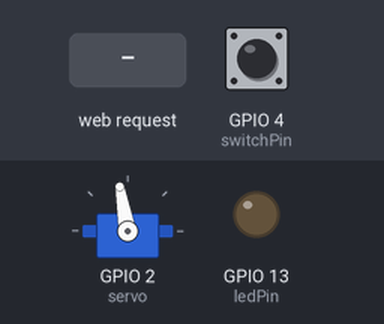
Bench run of a sketch on a simulated ESP8266 (NodeMCU). Parts: servo, output pins drawn as LEDs (lit = HIGH). The inputs (shaded band) are chosen by the test bench; at power-on: GPIO 4 (switchPin) LOW. WiFi joins after 1.5 s; servers stay silent unless stated; random numbers use the default seed unless the sketch sets one; EEPROM starts erased; what the sketch prints to the serial monitor is not drawn.

Above: at 3.7 s.
3.8 s: HTTP request GET /CloseCase received
At 5.3 s:
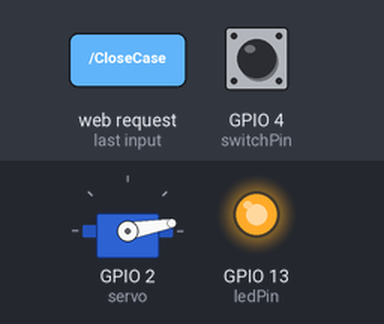
6.0 s: HTTP request GET /open received
7.5 s: HTTP request GET /newpin received
Timing chart, 0 to 10.5 s (numbered marks = the images above; inputs shaded):
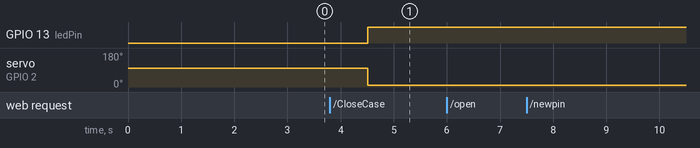

The sketch:

lock.ino
```cpp
#include <ESP8266WiFi.h>
#include <SPI.h>
#include <Wire.h>
#include <Servo.h>
#include <EEPROM.h>

Servo servo;
WiFiServer server(80);
const char* ssid = "wifi";
const char* password = "pass";
int ledPin = 13; // GPIO13
int CASEOPEN = 100;
int CASECLOSE = 10;
bool CASECLOSESTATE = true;
String Pin;
int timermin = 60;
bool timeractive = false;
int timer = 0;
String randnumber;
int switchPin = 4;
void setup() {
  delay(5); //Condensator need time to load
  Serial.begin(115200);
  pinMode(ledPin, OUTPUT);
  pinMode(switchPin, INPUT);

  server.begin();
  servo.attach(2);
  EEPROM.begin(512);
  for (int i = 0; i < 4; ++i)
  {
    Pin += char(EEPROM.read(i));
    Serial.print(char(EEPROM.read(i)));
  }
  if (EEPROM.read(5) == 1) {
    CASECLOSESTATE = true;
    digitalWrite(ledPin, HIGH);
    servo.write(CASECLOSE);
  } else {
    CASECLOSESTATE = false;
    digitalWrite(ledPin, LOW);
    servo.write(CASEOPEN);
  }
  String oldRandNumber = "";
  for (int i = 0; i < 5; ++i)
  {
    oldRandNumber += char(EEPROM.read(i + 6));
    Serial.print(char(EEPROM.read(i + 6)));
  }
  randnumber = oldRandNumber;
  Serial.println(Pin);
  Serial.println("\nPIN:" + Pin + "!");
  Serial.println("Randnumber: " + randnumber);
  WiFi.begin(ssid, password);
  while (WiFi.status() != WL_CONNECTED) {
    delay(500);
    Serial.print(".");
  }
  Serial.println("Wifi Started");
  Serial.print("Use this URL to connect: ");
  Serial.print("http://");
  Serial.print(WiFi.localIP());
  Serial.println("/");
  delay(1000);
}

void loop() {
  delay(1000);
  if (timeractive) {
    timerHandler();
  }
  if (WiFi.status() == 6)
  {
    Serial.println("RESET!!!!!!!!!!!!!!!!!!!!!!");
    ESP.reset();
  }
  WiFiClient client = server.available();
  if (!client) {
    return;
  }
  while (!client.available()) {
    delay(1);
  }
  String request = client.readStringUntil('\r');
  client.flush();

  String value = "";
  if (request.indexOf("/OpenCase") != -1)  {
    value = getOpenCase();
  } else if (request.indexOf("/CloseCase")  != -1) {
    if (CASECLOSESTATE) {
      value = getCloseCase();
      value = "Already locked!";
    } else {
      value = getCloseCase();
      writeRandomNumber();
    }
  } else if (request.indexOf("/ChangePin")  != -1) {
    value = getChangePin();
  } else if (request.indexOf("/open")  != -1) {
    if (CASECLOSESTATE) {
      value = openCase(request);
    } else {
      value = openCase(request);
      value = "Already Open!";
    }
  } else if (request.indexOf("/CloseTime") != -1) {
    value = closeTime(request);
  } else if (request.indexOf("/newpin")  != -1) {
    value = setPin(request);
  }
  SendAnswer(client, value);
}

void timerHandler() {
  if (timermin == 0 ) {
    timermin = 60;
    if ( timer > 0 ) {
      timer--;
    } else {
      timeractive = false;
      OpenCaseDo();
      CASECLOSESTATE = false;
    }
  } else {
    timermin--;
  }
}

void SendAnswer(WiFiClient client, String value) {
  client.println("HTTP/1.1 200 OK");
  client.println("Content-Type: text/html");
  client.println(""); //  do not forget this one
  client.println("<!DOCTYPE HTML>");
  client.println("<html>");
  client.println(getStatus());
  client.println(value);
  client.println("<br><br>");
  client.println(getStartPage());
  if (digitalRead(switchPin)) {
    client.println("<br>Deckel ist Offen!");
  } else {
    client.println("<br>Deckel ist geschlossen!");
  }
  client.println("<p>Zufallsnummer des letzten Zuschlusses: '" + randnumber + "'. Wird nur bei Verschluss gewechselt!");
  client.println("</html>");
}

String closeTime(String request) {
  return request;
}

String getStatus() {
  if (CASECLOSESTATE) {
    return ("<h2>Status: Geschlossen!</h2>");
  } else {
    return ("<h2>Status: Offen!</h2>");
  }
}

String setPin(String request) {
  String body = splitGetSecond("?", request);
  String newpin = splitGetSecond("=", splitGetFirst("&", body));
  String oldpin = splitGetSecond("=", splitGetSecond("&", splitGetFirst(" ", body)));
  if (oldpin == Pin ) {
    EEPROM.begin(512);
    for (int i = 0; i < newpin.length(); ++i)
    {
      EEPROM.write(i, newpin[i]);
    }
    EEPROM.commit();
    Pin = newpin;
    return "PIN Saved: " + Pin + "!";
  } else {
    return "Wrong PIN!";
  }
}

String getOpenCase() {
  return ("<form action='/open' method='get'>Pin eingeben:<br><input type='text' name='pin'><input type='submit' value='Submit'></form>");
}
String getCloseCase() {
  CloseCase();
  CASECLOSESTATE = true;
  EEPROM.begin(512);
  EEPROM.write(5, 1);
  EEPROM.commit();
  return "Case Closed";
}
String getChangePin() {
  return "<form action='/newpin' method='get'>Neuen Pin eingeben:<br><input type='text' name='newpin'><br>Alten Pin eingeben:<br><input type='text' name='oldpin'><input type='submit' value='Speichern'></form>";
}
String getStartPage() {
  return ("<p>Wilkommen!</p><a href='/OpenCase'><button>Oeffnen</button></a></br><a href='/CloseCase'><button>Schliessen</button><br><a href='/CloseTime'><button>Close for time</button></a>Unfinished!</br><a href='/ChangePin'><button>Pin aendern</button></a></br>");
}
String openCase(String request) {
  String PinToCheck = splitGetSecond("=", splitGetFirst(" ", splitGetSecond("?", request)));
  if (checkPin(PinToCheck)) {
    OpenCaseDo();
    CASECLOSESTATE = false;
    EEPROM.begin(512);
    EEPROM.write(5, 0);
    EEPROM.commit();
    return "OK!";
  } else {
    return "falscher PIN!";
  }
}

bool checkPin(String PinToCheck) {
  if (Pin == PinToCheck ) {
    return true;
  } else {
    return false;
  }
}

String splitGetFirst(String separator, String input) {
  String value1;
  Serial.println(input);
  for (int i = 0; i < input.length(); i++) {
    if (input.substring(i, i + 1) == separator) {
      value1 = input.substring(0, i);
      break;
    }
  }
  return value1;
}

String splitGetSecond(String separator, String input) {
  String value2;
  Serial.println(input);
  for (int i = 0; i < input.length(); i++) {
    if (input.substring(i, i + 1) == separator) {
      value2 = input.substring(i + 1);
      break;
    }
  }
  return value2;
}

void OpenCaseDo() {
  servo.attach(2);
  servo.write(CASEOPEN);
  servo.write(CASEOPEN);
  servo.write(CASEOPEN);
  servo.write(CASEOPEN);
  delay(500);
  digitalWrite(ledPin, LOW);
  CASECLOSESTATE = false;
}
void CloseCase() {
  digitalWrite(ledPin, HIGH);
  servo.attach(2);
  servo.write(CASECLOSE);
  delay(500);
  CASECLOSESTATE = true;

}
void writeRandomNumber() {
randnumber = random(10000, 99999);
  Serial.println(randnumber);
  EEPROM.begin(512);
  for (int i = 0; i < randnumber.length(); ++i)
  {
    EEPROM.write(i + 6, randnumber[i]);
  }
  EEPROM.commit();
}
```

Measured:
- after the input at 3.8 s, GPIO 13 (ledPin): LOW → HIGH after 0.71 s; servo on GPIO 2 (servo): 100° → 10° after 0.71 s
- after the input at 6.0 s, every drawn part: stays the same
- after the input at 7.5 s, every drawn part: stays the same
